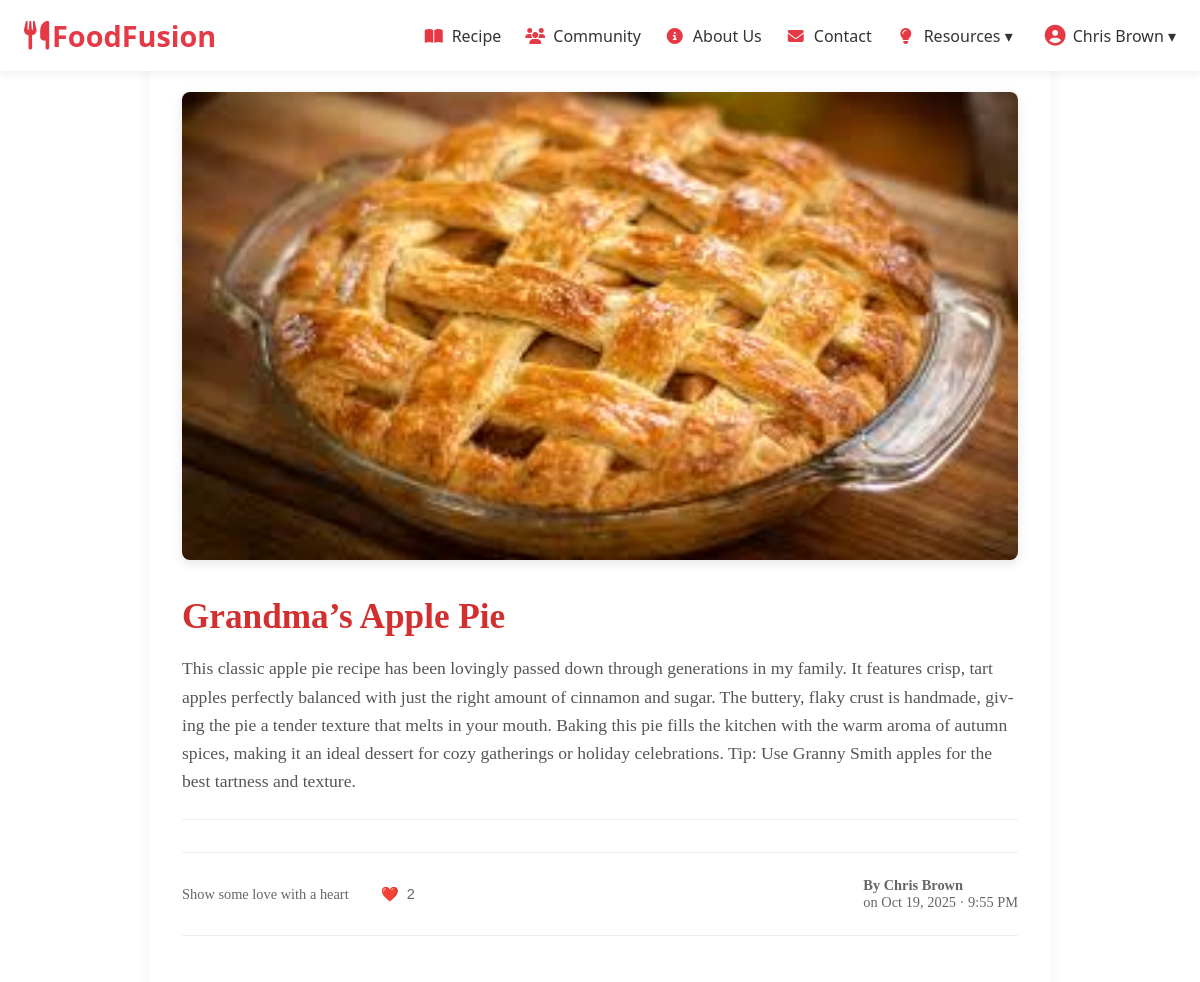
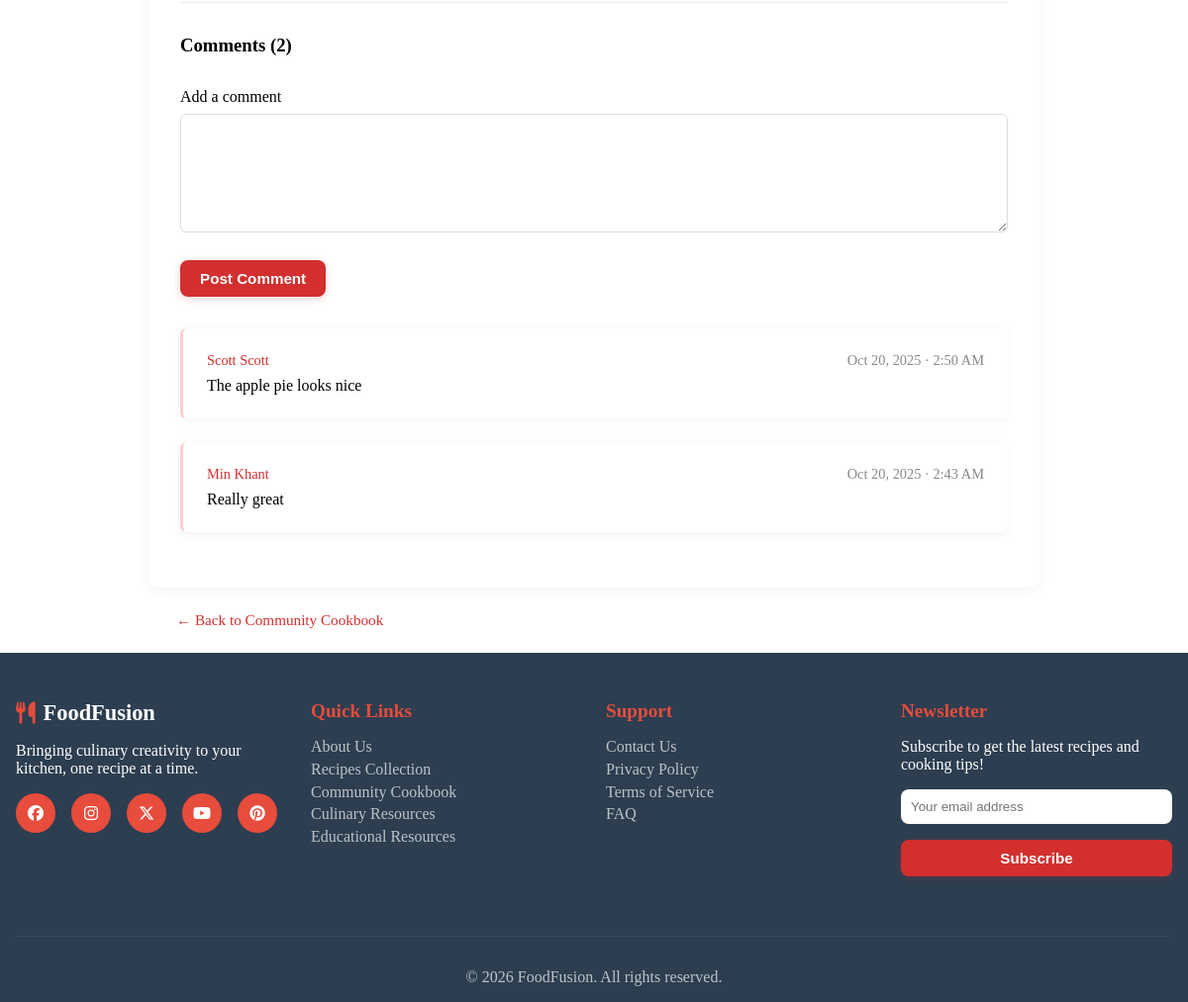
Page /each_post.php?post_id=2 (signed in) on the committed database (2 pictures, top to bottom).
### tables this page shows
CREATE TABLE `community_posts` (
  `id` int(11) NOT NULL,
  `user_id` int(11) NOT NULL,
  `title` varchar(150) NOT NULL,
  `description` text NOT NULL,
  `image_url` varchar(255) DEFAULT NULL,
  `created_at` timestamp NOT NULL DEFAULT current_timestamp()
);

CREATE TABLE `users` (
  `user_id` int(11) NOT NULL,
  `first_name` varchar(50) NOT NULL,
  `last_name` varchar(50) NOT NULL,
  `email` varchar(100) NOT NULL,
  `password` varchar(255) NOT NULL,
  `created_at` timestamp NOT NULL DEFAULT current_timestamp() ON UPDATE current_timestamp()
);

CREATE TABLE `comments` (
  `id` int(11) NOT NULL,
  `post_id` int(11) NOT NULL,
  `user_id` int(11) NOT NULL,
  `comment` text NOT NULL,
  `created_at` timestamp NOT NULL DEFAULT current_timestamp()
);

### each_post.php (the view, shortened to what this page needs)
<?php
include "./include/db_config.php";
$user_id = $_SESSION["user_id"] ?? null;
$post_id = $_GET['post_id'] ?? 0;
try {
    $stmt = $conn->prepare("
        SELECT r.*,
               u.first_name,
               u.last_name,
               (SELECT COUNT(*) FROM likes WHERE post_id = r.id) AS like_count
        FROM community_posts r
        JOIN users u ON r.user_id = u.user_id
        WHERE r.id = ?
    ");
    $stmt->execute([$post_id]);
    $post = $stmt->fetch(PDO::FETCH_ASSOC);
    $is_liked = false;
    if ($user_id) {
        $check = $conn->prepare("SELECT * FROM likes WHERE user_id = :user_id AND post_id = :post_id");
        $check->execute([
            ':user_id' => $user_id,
            ':post_id' => $post_id
        ]);
        $is_liked = $check->rowCount() > 0;
    }
    $comments = $conn->prepare("
        SELECT c.*, u.first_name, u.last_name, c.created_at
        FROM comments c
        JOIN users u ON c.user_id = u.user_id
        WHERE c.post_id = ?
        ORDER BY c.created_at DESC
    ");
    $comments->execute([$post_id]);
} catch (PDOException $e) {
    echo "Error loading post.";
    exit;
}
include './include/header.php';
?>
<section>
    <div class="post-details">
        <?php if ($post['image_url']): ?>
            <img src="<?= htmlspecialchars($post['image_url']) ?>" alt="Post Image" class="post-full-image">
        <?php endif; ?>
        <div class="post-full-content">
            <h1 class="post-full-title"><?= htmlspecialchars($post['title']) ?></h1>
            <p class="post-full-description"><?= htmlspecialchars($post['description']) ?></p>
            <div class="post-meta">
                <?php if ($user_id): ?>
                    <div class="post-actions">
                        <span>Show some love with a heart</span>
                        <button class="action-btn like-btn <?= $is_liked ? 'liked' : '' ?>" onclick="likePost(<?= $post_id ?>, this)">
                        <span class="icon">❤️</span> <span class="count"><?= $post['like_count'] ?></span>
                        </button>
                    </div>
                <?php else: ?>
                    <a href="login.php" class="btn btn-primary">
                        <i class="fas fa-sign-out-alt"></i> Login to react
                    </a>
                <?php endif; ?>
                <div>
                    <span class="post-author">By <?= htmlspecialchars($post['first_name'] . ' ' . $post['last_name']) ?></span>
                    <span> on <?= date("M j, Y · g:i A", strtotime($post['created_at'])) ?></span>
                </div>
            </div>
        </div>
        <div id="comments" class="comments-section">
            <h3>Comments (<?= $comments->rowCount() ?>)</h3>
            <?php if ($user_id): ?>
                <form class="comment-form" method="POST">
                    <label for="comment">Add a comment</label>
                    <textarea name="comment" id="comment" rows="3" required></textarea>
                    <button type="submit" class="btn btn-primary">Post Comment</button>
                </form>
            <?php else: ?>
                <a href="login.php" class="btn btn-primary">
                    <i class="fas fa-sign-out-alt"></i> Login to comment
                </a>
            <?php endif; ?>
            <div class="comment-list">
                <?php while ($comment = $comments->fetch(PDO::FETCH_ASSOC)): ?>
                    <div class="comment">
                        <div class="comment-header">
                            <span class="comment-author"><?= htmlspecialchars($comment['first_name'] . ' ' . $comment['last_name']) ?></span>
                            <span class="comment-date">
                                <?= date("M j, Y · g:i A", strtotime($comment['created_at'])) ?>
                            </span>
                        </div>
                        <p><?= htmlspecialchars($comment['comment']) ?></p>
                    </div>
                <?php endwhile; ?>
            </div>
        </div>
    </div>
    <div class="back-link-wrapper">
      <a href="community_cookbook.php" class="back-link">← Back to Community Cookbook</a>
    </div>
</section>
<?php include './include/footer.php'; ?>

### css/style.css (style rules this page uses)
* { margin: 0; padding: 0; box-sizing: border-box; }
body { padding-top: 60px; }
html { scroll-behavior: smooth; }
.btn { display: inline-block; padding: 0.75rem 1.5rem; font-size: 1rem; font-weight: 600; text-align: center; text-decoration: none; border-radius: 4px; cursor: pointer; transition: all 0.3s; border: none; }
.btn-primary { background-color: #d32f2f; color: white; }
.btn { display: inline-block; padding: 0.75rem 1.5rem; font-size: 1rem; font-weight: 600; text-align: center; text-decoration: none; border-radius: 4px; cursor: pointer; transition: all 0.3s; border: none; margin-top: 0.5rem; }
.btn { display: inline-block; padding: 0.8rem 1.8rem; border-radius: 6px; text-decoration: none; font-weight: 600; transition: all 0.3s ease; cursor: pointer; border: none; font-size: 1rem; }
.btn-primary { background-color: #d32f2f; color: white; box-shadow: 0 2px 8px rgba(211, 47, 47, 0.2); }
.post-details { max-width: 900px; margin: 0 auto; padding: 2rem; background: white; border-radius: 8px; box-shadow: 0 2px 15px rgba(0, 0, 0, 0.05); }
.post-full-image { width: 100%; max-height: 500px; object-fit: cover; border-radius: 8px; margin-bottom: 2rem; box-shadow: 0 4px 12px rgba(0, 0, 0, 0.1); }
.post-full-content { max-width: 100%; overflow-wrap: break-word; word-wrap: break-word; hyphens: auto; }
.post-full-title { font-size: 2.2rem; color: #d32f2f; margin-bottom: 1rem; line-height: 1.2; }
.post-full-description { font-size: 1.1rem; line-height: 1.6; color: #555; margin-bottom: 2rem; padding-bottom: 1.5rem; border-bottom: 1px solid #f0f0f0; white-space: pre-line; word-wrap: break-word; overflow-wrap: break-word; hyphens: auto; }
.post-meta { display: flex; justify-content: space-between; align-items: center; padding: 1.5rem 0; margin: 2rem 0; border-top: 1px solid #eee; border-bottom: 1px solid #eee; }
.post-meta span { display: flex; align-items: center; font-size: 0.9rem; color: #666; }
.post-actions { display: flex; gap: 1rem; }
.action-btn { background: none; border: none; cursor: pointer; font-size: 1rem; padding: 0.5rem 1rem; border-radius: 4px; transition: all 0.3s ease; display: flex; align-items: center; gap: 0.5rem; }
.like-btn { color: #666; }
.post-author { color: #d32f2f; font-weight: bold; }
.comments-section { margin-top: 3rem; padding-top: 2rem; border-top: 1px solid #eee; }
.comment-form { margin: 2rem 0; }
.comment-form textarea { width: 100%; padding: 1rem; border: 1px solid #ddd; border-radius: 6px; margin: 0.5rem 0 1rem; min-height: 120px; font-family: inherit; transition: all 0.3s ease; }
.comment-list { margin-top: 2rem; }
.comment { padding: 1.5rem; margin-bottom: 1.5rem; background: white; border-radius: 6px; box-shadow: 0 2px 8px rgba(0, 0, 0, 0.05); border-left: 3px solid #ffcdd2; }
.comment-header { display: flex; justify-content: space-between; margin-bottom: 0.5rem; font-size: 0.9rem; }
.comment-author { font-weight: 500; color: #d32f2f; }
.comment-date { color: #888; }
.back-link-wrapper { max-width: 900px; margin: 0 auto; padding-left: 1rem; }
.back-link { display: inline-flex; align-items: center; gap: 0.4rem; margin: 1rem 0; padding: 0.5rem 0.75rem; font-weight: 500; font-size: 0.95rem; color: rgba(211, 47, 47, 1); text-decoration: none; border-radius: 4px; transition: background 0.3s ease, color 0.3s ease; }
.btn { text-decoration: none; padding: 10px 20px; border-radius: 8px; font-weight: bold; font-size: 0.95rem; transition: all 0.25s ease; }

### rows in the picture
community_posts: image_url (picture), title "Grandma’s Apple Pie", description "This classic apple pie recipe has been lovingly passed down through generations in my family. It features crisp, tart apples perfectly balanced with just the right amount of cinnamon and sugar. The buttery, flaky crust is handmade, giving the pie a tender texture that melts in your mouth. Baking this pie fills the kitchen with the warm aroma of autumn spices, making it an ideal dessert for cozy gatherings or holiday celebrations. Tip: Use Granny Smith apples for the best tartness and texture.", user.last_name "Chris Brown", created_at "Oct 19, 2025 · 9:55 PM"
comments: user.last_name "Scott Scott", created_at "Oct 20, 2025 · 2:50 AM", comment "The apple pie looks nice"
comments: user.last_name "Min Khant", created_at "Oct 20, 2025 · 2:43 AM", comment "Really great"

### other values in the picture
$_SESSION["user_name"] "Chris Brown"
$post['like_count'] "2"
$comments->rowCount() "2"
